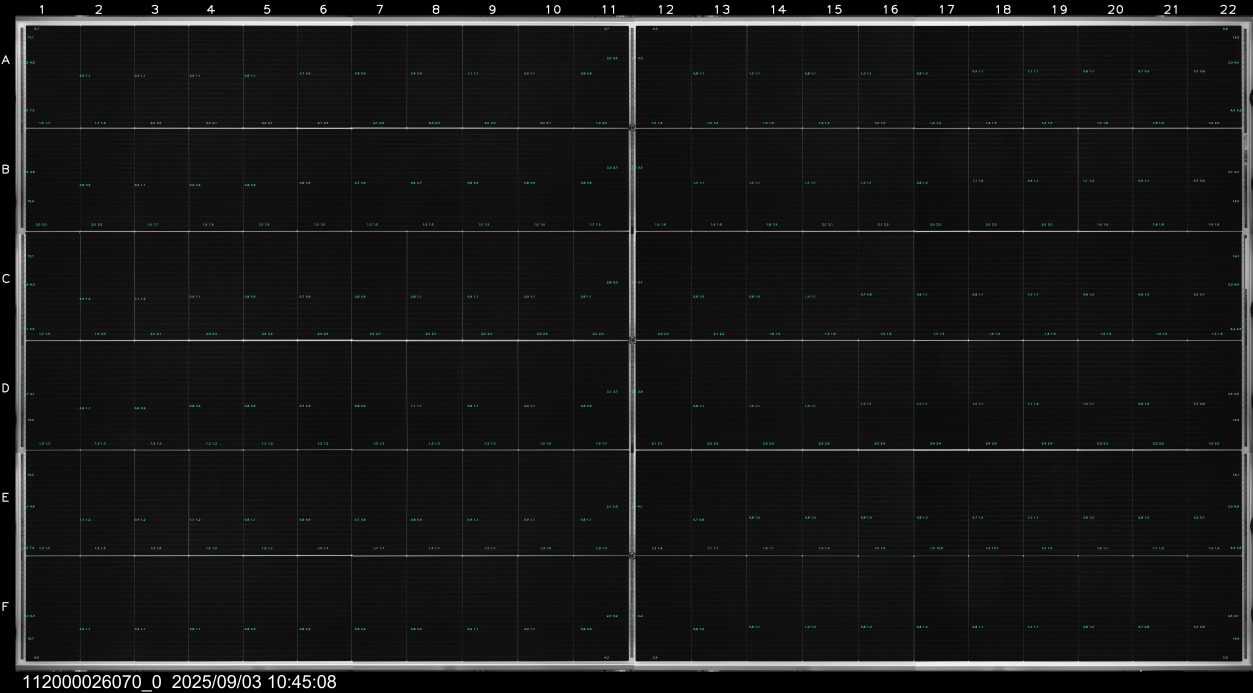
#> input picture RESULT_Task1.jpg, 10023 x 5543 px (shown at 1/8 size)
$ python -i task2.py   (imports and definitions only)   (older library calls are emulated)
#> lines starting #> are read from the running program, lines starting #| are printed output that depends on the picture
#!/usr/bin/env python3
"""
任务二：复用 task1 图像，测量电池片间距（像素与毫米）。
假定：单片电池在图像中的竖直跨度与物理高度 210 mm 对应（用行带高度标定）。
"""

from __future__ import annotations

import json
import re
from dataclasses import dataclass, field
from pathlib import Path
from typing import Any, Literal

import cv2
import numpy as np

TASK1 = Path(__file__).resolve().parent / "task1"
CELL_HEIGHT_MM = 210.0


def smooth_1d(a: np.ndarray, win: int) -> np.ndarray:
    if win <= 1:
        return a.astype(np.float64)
    k = np.ones(win, dtype=np.float64) / win
    return np.convolve(a.astype(np.float64), k, mode="same")


def greedy_peaks(sig: np.ndarray, min_dist: int, rel: float) -> list[int]:
    s = sig.astype(np.float64).copy()
    mx = float(s.max()) if s.size else 0.0
    thr = mx * rel
    out: list[int] = []
    while True:
        i = int(np.argmax(s))
        if s[i] < thr:
            break
        out.append(i)
        lo, hi = max(0, i - min_dist), min(len(s), i + min_dist + 1)
        s[lo:hi] = 0.0
    return sorted(out)


def find_busbar_row_mask(row_mean: np.ndarray, percentile: float = 99.0) -> np.ndarray:
    thr = np.percentile(row_mean, percentile)
    return row_mean > thr


# [22 lines left out: functions cell_row_intervals, vertical_seams_x, not called in this run]


def thin_horizontal_lines(
    gray: np.ndarray,
    min_row_dist: int | None = None,
    peak_rel: float = 0.32,
) -> tuple[list[int], list[int]]:
    """
    细横线：对 |∂I/∂y| 做行投影取峰。返回 (峰所在行 y, 各峰在半高上的跨行像素数)。
    """
    h, _w = gray.shape
    if min_row_dist is None:
        min_row_dist = max(35, h // 32)
    blur = cv2.GaussianBlur(gray, (21, 5), 0)
    gy = np.abs(cv2.Sobel(blur, cv2.CV_32F, 0, 1, ksize=3))
    p = smooth_1d(gy.mean(axis=1), max(7, min_row_dist // 5))
    ys = greedy_peaks(p.copy(), min_row_dist, peak_rel)
    base = float(np.percentile(p, 28))
    spans: list[int] = []
    for y in ys:
        vmax = float(p[y])
        if vmax <= base + 1.0:
            spans.append(1)
            continue
        thr = base + 0.5 * (vmax - base)
        lo = hi = y
        while lo > 0 and p[lo - 1] >= thr:
            lo -= 1
        while hi < len(p) - 1 and p[hi + 1] >= thr:
            hi += 1
        spans.append(int(hi - lo + 1))
    return ys, spans


# [37 lines left out: function thin_vertical_lines, not called in this run]


@dataclass(frozen=True)
class BusbarColumnEdges:
    """竖直汇流条在列均值剖面上的内外缘（突变小=靠峰一侧，突变大=靠背景一侧）。"""

    x_left_big: int
    x_left_small: int
    x_right_small: int
    x_right_big: int
    x_peak: int
    width_inner_px: int
    thr_big: float
    thr_small: float
    base: float
    peak_val: float


# [5 lines left out: function busbar_search_roi_cam14, not called in this run]


# 相机 1 左缘图 _0/_4/_8：ROI 最左侧常有与细竖缝同量级的窄尖峰，应用 min_peak_run_px 忽略之
CAM1_LEFT_BROAD_PEAK_SLOTS: frozenset[int] = frozenset({0, 4, 8})


# [247 lines left out: functions _busbar_peak_rel_prefer_broad, busbar_edges_from_column_mean, busbar_search_roi_row_top_bottom, busbar_edges_from_row_mean, not called in this run]


def _first_row_top_y_from_strip_brightness(
    gray: np.ndarray,
    y_sobel_top: int,
    y_first_row_gap: int,
) -> int:
    """
    在首条 Sobel 横峰与第一行行缝之间，对左侧条带做行均值平滑：先取汇流条亮带峰值 y_p，
    再按相对行缝附近电池片区亮度的累计大幅下降，取第一行越过阈值处作为 **汇流条底边缘**
    （亮带过渡到电池片区域的下沿），而非外框棱边。
    """
    h, w = gray.shape
    x0, x1 = max(0, int(w * 0.05)), min(w, int(w * 0.16))
    strip = gray[:, x0:x1].astype(np.float64)
    rm = strip.mean(axis=1)
    span = max(30, y_first_row_gap - y_sobel_top)
    k = int(np.clip(span // 25, 11, 31))
    if k % 2 == 0:
        k += 1
    sm = np.convolve(rm, np.ones(k) / k, mode="same")
    lo = min(y_sobel_top + 25, y_first_row_gap - 100)
    hi = max(lo + 50, y_first_row_gap - 40)
    lo = max(0, lo)
    hi = min(h - 1, hi)
    if lo >= hi:
        return y_sobel_top
    seg = sm[lo:hi]
    y_p = int(lo + int(np.argmax(seg)))
    peak = float(sm[y_p])
    med = float(np.median(seg))
    if peak < med * 1.2:
        return y_sobel_top
    y_lo_ref = max(y_p + 30, y_first_row_gap - 120)
    y_hi_ref = min(h, y_first_row_gap - 20)
    if y_lo_ref >= y_hi_ref:
        return y_sobel_top
    sm_ref = float(np.median(sm[y_lo_ref:y_hi_ref]))
    # 相对行缝区域亮度的落差；0.35≈「已完成汇流条→片区过渡」的比例，下限防噪声
    drop_need = max(18.0, 0.35 * (peak - sm_ref))
    for y in range(y_p + 5, y_first_row_gap - 20):
        if peak - float(sm[y]) >= drop_need:
            return int(y)
    return y_sobel_top


def first_cell_row_height_px(gray: np.ndarray) -> tuple[int, int, int]:
    """
    第一行电池片竖直高度 h（像素）：底边 y1 为第一条行缝（最上两条 thin_horizontal_lines 峰中较低者）；
    顶边 y0 在「整幅图顶部可见」时由左侧条带亮度定位 **汇流条底边缘**，否则退回 Sobel 最上峰。
    """
    ys, _ = thin_horizontal_lines(gray)
    ys_ord = sorted(ys)
    if len(ys_ord) < 2:
        raise ValueError(
            f"检测到的横线少于 2 条（{len(ys_ord)}），无法量第一行高度 h"
        )
    y_sobel_top, y1 = int(ys_ord[0]), int(ys_ord[1])
    h_img = gray.shape[0]
    gap0 = y1 - y_sobel_top
    y0 = y_sobel_top
    # 仅当最上 Sobel 峰靠近画面上沿时细化（裁切到面板中部时首峰不是「顶框」）
    if y_sobel_top < int(0.35 * h_img) and gap0 >= 80:
        y0 = _first_row_top_y_from_strip_brightness(gray, y_sobel_top, y1)
        h_px = y1 - y0
        min_h = min(200, max(80, int(0.25 * gap0)))
        if h_px < min_h:
            y0 = y_sobel_top
    return y0, y1, y1 - y0


# [94 lines left out: functions valley_width_px, horizontal_gap_at_seam, bright_peak_x, bright_plateau_width_px, not called in this run]


def aggregate_row_col_mean(gray: np.ndarray, ya: int, yb: int) -> np.ndarray:
    return gray[ya:yb, :].mean(axis=0)


@dataclass
class FrameStats:
    horiz_gaps_px: list[float] = field(default_factory=list)
    vert_gaps_px: list[float] = field(default_factory=list)
    """c) 相机 1、4：外缘竖直汇流条（粗竖线）宽度"""
    edge_busbar_width_px: list[float] = field(default_factory=list)
    """d) 相机 2、3：中间竖直汇流条宽度"""
    mid_busbar_width_px: list[float] = field(default_factory=list)
    band_heights_px: list[float] = field(default_factory=list)


# [237 lines left out: functions camera_index_from_suffix, image_slot_from_suffix, process_image, aggregate_sets, print_task2_report, results_to_markdown and 2 more, not called in this run]


# [2 lines not run here, left out]

>>> import cv2
>>> picture = cv2.imread('RESULT_Task1.jpg', cv2.IMREAD_GRAYSCALE)
#> picture: shape (5543, 10023); min 0, max 255, mean 24
>>> result = first_cell_row_height_px(picture)
#> in thin_horizontal_lines, `gy = np.abs(cv2.Sobel(blur, cv2.CV_32F, 0, 1, ksize=3))`:
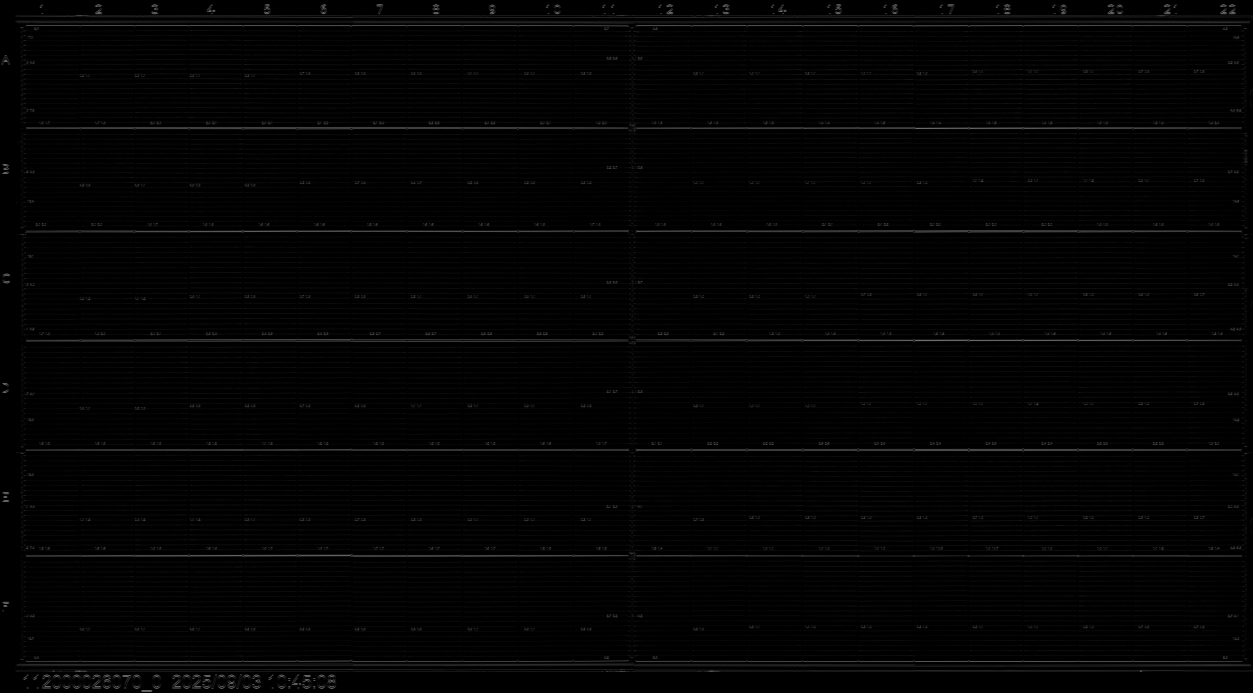
#> gy: shape (5543, 10023) float32 (shown at 1/8 size); min 0, max 638, mean 9.2; drawn with min black and max white
#> in thin_horizontal_lines, `p = smooth_1d(gy.mean(axis=1), max(7, min_row_dist // 5))`: p = 5543 values, max 71.16 at index 2727, min 0 at index 0, mean 9.18
#> in greedy_peaks, `s = sig.astype(np.float64).copy()`: s has the same summary as p in thin_horizontal_lines
#> in greedy_peaks, `mx = float(s.max()) if s.size else 0.0`: mx = 71.16
#> in greedy_peaks, `thr = mx * rel`: thr = 22.77
#> the loop in greedy_peaks, `while True:` made 8 passes
#> (i, lo, hi) on passes 1 to 7: (2727, 2554, 2901), (1025, 852, 1199), (1857, 1684, 2031), (3600, 3427, 3774), (192, 19, 366), (5305, 5132, 5479), (4440, 4267, 4614)
#> i on pass 8: 5491
#> after the loop in greedy_peaks, `while True:`: out = [2727, 1025, 1857, 3600, 192, 5305, 4440]; s = 5543 values, max 16.01 at index 5491, min 0 at index 0, mean 3.36
#> in thin_horizontal_lines, `ys = greedy_peaks(p.copy(), min_row_dist, peak_rel)`: ys = [192, 1025, 1857, 2727, 3600, 4440, 5305]
#> in thin_horizontal_lines, `base = float(np.percentile(p, 28))`: base = 5
#> the loop in thin_horizontal_lines, `for y in ys:` made 7 passes
#> (y, vmax, thr) on passes 1 to 7: (192, 64.07, 34.53), (1025, 70.21, 37.6), (1857, 67.38, 36.19), (2727, 71.16, 38.08), (3600, 66.26, 35.63), (4440, 54.7, 29.85), (5305, 62.9, 33.95)
#> after the loop in thin_horizontal_lines, `for y in ys:`: spans = [54, 31, 31, 32, 31, 33, 58]
#> in first_cell_row_height_px, `ys, _ = thin_horizontal_lines(gray)`: ys = [192, 1025, 1857, 2727, 3600, 4440, 5305]
#> in first_cell_row_height_px, `y_sobel_top, y1 = int(ys_ord[0]), int(ys_ord[1])`: y_sobel_top = 192; y1 = 1025
#> in first_cell_row_height_px, `gap0 = y1 - y_sobel_top`: gap0 = 833
#> in first_cell_row_height_px, `y0 = y_sobel_top`: y0 = 192
#> in _first_row_top_y_from_strip_brightness, `strip = gray[:, x0:x1].astype(np.float64)`:
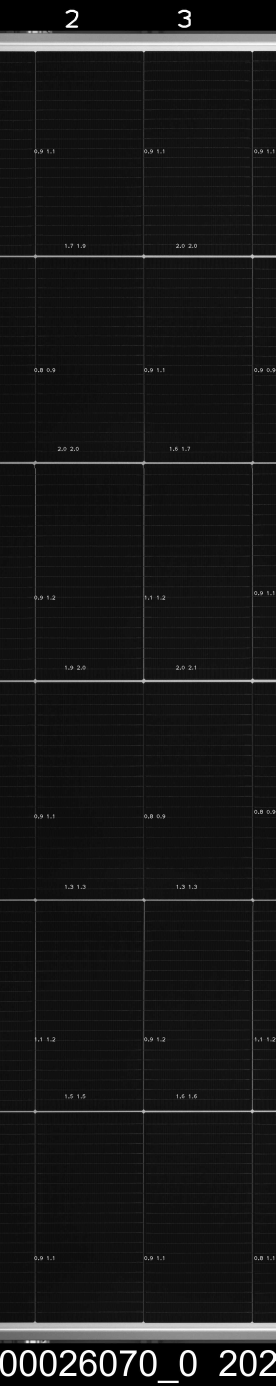
#> strip: shape (5543, 1102) float64 (shown at 1/4 size); min 0, max 255, mean 24
#> in _first_row_top_y_from_strip_brightness, `rm = strip.mean(axis=1)`: rm = 5543 values, max 253 at index 176, min 0 at index 0, mean 24.03
#> in _first_row_top_y_from_strip_brightness, `span = max(30, y_first_row_gap - y_sobel_top)`: span = 833
#> in _first_row_top_y_from_strip_brightness, `k = int(np.clip(span // 25, 11, 31))`: k = 31
#> in _first_row_top_y_from_strip_brightness, `sm = np.convolve(rm, np.ones(k) / k, mode="same")`: sm = 5543 values, max 219.7 at index 186, min 0 at index 0, mean 24.03
#> in _first_row_top_y_from_strip_brightness, `lo = min(y_sobel_top + 25, y_first_row_gap - 100)`: lo = 217
#> in _first_row_top_y_from_strip_brightness, `hi = max(lo + 50, y_first_row_gap - 40)`: hi = 985
#> in _first_row_top_y_from_strip_brightness, `seg = sm[lo:hi]`: seg = 768 values, max 36.3 at index 0, min 16.09 at index 87, mean 18.77
#> in _first_row_top_y_from_strip_brightness, `y_p = int(lo + int(np.argmax(seg)))`: y_p = 217
#> in _first_row_top_y_from_strip_brightness, `peak = float(sm[y_p])`: peak = 36.3
#> in _first_row_top_y_from_strip_brightness, `med = float(np.median(seg))`: med = 18.71
#> in _first_row_top_y_from_strip_brightness, `y_lo_ref = max(y_p + 30, y_first_row_gap - 120)`: y_lo_ref = 905
#> in _first_row_top_y_from_strip_brightness, `y_hi_ref = min(h, y_first_row_gap - 20)`: y_hi_ref = 1005
#> in _first_row_top_y_from_strip_brightness, `sm_ref = float(np.median(sm[y_lo_ref:y_hi_ref]))`: sm_ref = 19.22
#> in _first_row_top_y_from_strip_brightness, `drop_need = max(18.0, 0.35 * (peak - sm_ref))`: drop_need = 18
#> in first_cell_row_height_px, `y0 = _first_row_top_y_from_strip_brightness(gray, y_sobel_top, y1)`: y0 = 223
#> in first_cell_row_height_px, `h_px = y1 - y0`: h_px = 802
#> in first_cell_row_height_px, `min_h = min(200, max(80, int(0.25 * gap0)))`: min_h = 200
#> result = (223, 1025, 802)
